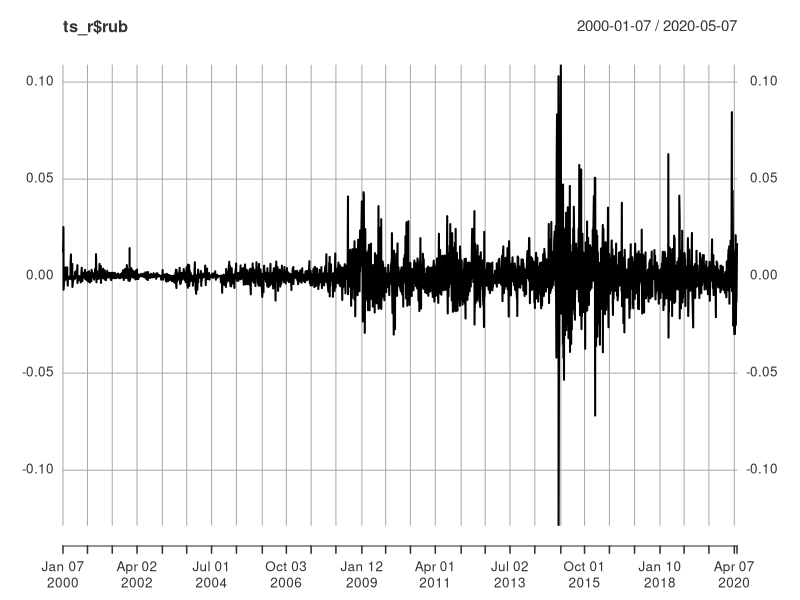
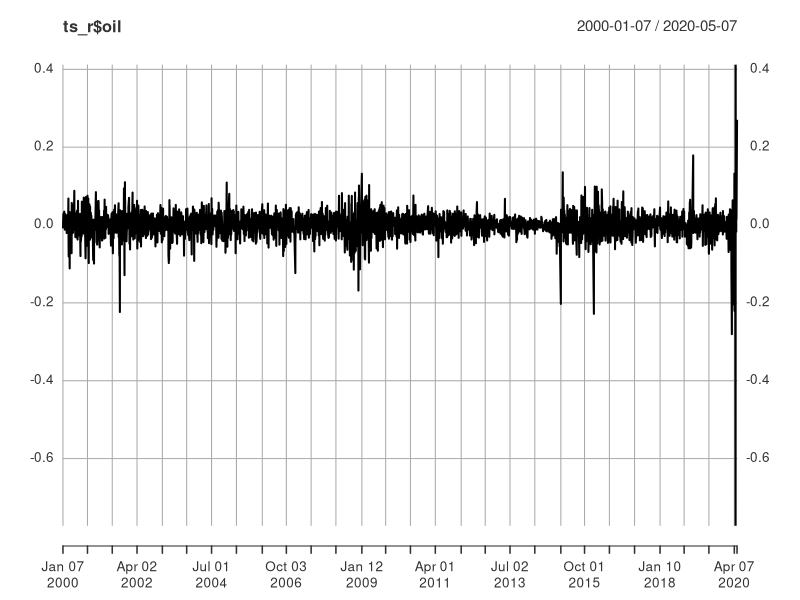

These charts were generated, in order, by the following R code:
library(readxl)
library(xts)
library(quantmod)

setwd("C:/Users/user/iCloudDrive/SG MiQEF/Financial Volatility/Project/GitHub/data")

oil <- read_excel("Oil.xlsx")
rub <- read_excel("RUBUSD.xlsx")

oil <- xts(oil$DCOILBRENTEU, order.by = oil$DATE)
oil<-oil[!(oil[,1] =="."),] #NA?s are coded as "."

rub <- xts(rub$`RUB/USD`, order.by = rub$data)

ts <- merge(rub,oil,join='left')
ts <- na.omit(ts)

ts_r <- ts
ts_r$rub <- dailyReturn(ts$rub, type='log')
ts_r$oil <- dailyReturn(ts$oil, type='log')
ts_r <- ts_r[-1, ]

# Stationarity
plot(ts_r$rub)
plot(ts_r$oil)

write.table(coredata(ts_r), "data.csv", row.names = index(ts_r), col.names = names(ts_r), sep=",")